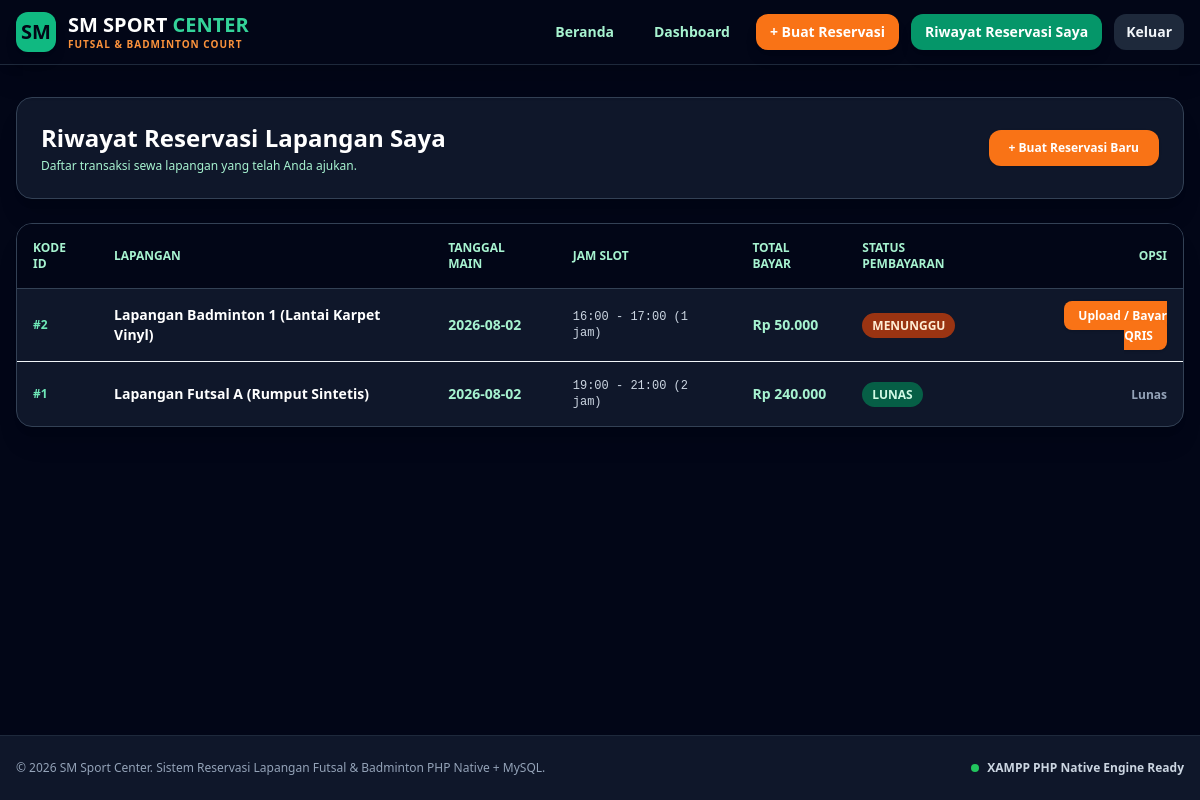
Page /pelanggan/reservasi/index.php (signed in) on the committed database.
### tables this page shows
CREATE TABLE IF NOT EXISTS `reservasi` (
  `id` INT AUTO_INCREMENT PRIMARY KEY,
  `user_id` INT NOT NULL,
  `lapangan_id` INT NOT NULL,
  `tanggal` DATE NOT NULL,
  `jam_mulai` TIME NOT NULL,
  `jam_selesai` TIME NOT NULL,
  `durasi` INT NOT NULL,
  `total_bayar` DECIMAL(10,2) NOT NULL,
  `status` ENUM('menunggu','lunas','dibatalkan') NOT NULL DEFAULT 'menunggu',
  `bukti_bayar` VARCHAR(255) DEFAULT NULL,
  `catatan` TEXT DEFAULT NULL,
  `created_at` TIMESTAMP DEFAULT CURRENT_TIMESTAMP,
  FOREIGN KEY (`user_id`) REFERENCES `users`(`id`) ON DELETE CASCADE,
  FOREIGN KEY (`lapangan_id`) REFERENCES `lapangan`(`id`) ON DELETE CASCADE
);

CREATE TABLE IF NOT EXISTS `lapangan` (
  `id` INT AUTO_INCREMENT PRIMARY KEY,
  `nama` VARCHAR(100) NOT NULL,
  `jenis` ENUM('futsal','badminton') NOT NULL,
  `harga_per_jam` DECIMAL(10,2) NOT NULL,
  `deskripsi` TEXT,
  `status` ENUM('aktif','nonaktif') NOT NULL DEFAULT 'aktif'
);

### pelanggan/reservasi/index.php (the view, shortened to what this page needs)
<?php
require_once '../../config/database.php';
$user_id = $_SESSION['user_id'];
$stmt = $pdo->prepare("
    SELECT r.*, l.nama AS lapangan_nama, l.jenis AS lapangan_jenis, l.harga_per_jam
    FROM reservasi r
    JOIN lapangan l ON r.lapangan_id = l.id
    WHERE r.user_id = ?
    ORDER BY r.id DESC
");
$stmt->execute([$user_id]);
$reservasis = $stmt->fetchAll();
?>
<!DOCTYPE html>
<html lang="id">
<head>
    <script src="https://cdn.tailwindcss.com"></script>
</head>
<body class="bg-slate-950 text-slate-100 font-sans min-h-screen flex flex-col">
    <?php include '../../includes/navbar_pelanggan.php'; ?>
    <main class="max-w-7xl mx-auto w-full px-4 py-8 space-y-6 flex-1">
        <div class="bg-slate-900 p-6 rounded-2xl border border-slate-700 shadow-xl flex items-center justify-between">
            <div>
                <h1 class="text-2xl font-black text-white">Riwayat Reservasi Lapangan Saya</h1>
                <p class="text-xs text-emerald-200 mt-1">Daftar transaksi sewa lapangan yang telah Anda ajukan.</p>
            </div>
            <a href="create.php" class="px-5 py-2.5 bg-orange-500 hover:bg-orange-600 text-white font-bold text-xs rounded-xl shadow transition">
                + Buat Reservasi Baru
            </a>
        </div>
        <div class="bg-slate-900 rounded-2xl border border-slate-700 shadow-xl overflow-hidden">
            <table class="w-full text-left text-sm">
                <thead>
                    <tr class="bg-slate-950 border-b border-slate-700 text-emerald-200 text-xs font-bold uppercase">
                        <th class="p-4">Kode ID</th>
                        <th class="p-4">Lapangan</th>
                        <th class="p-4">Tanggal Main</th>
                        <th class="p-4">Jam Slot</th>
                        <th class="p-4">Total Bayar</th>
                        <th class="p-4">Status Pembayaran</th>
                        <th class="p-4 text-right">Opsi</th>
                    </tr>
                </thead>
                <tbody class="divide-y divide-slate-100">
                    <?php if (count($reservasis) === 0): ?>
                        <tr>
                            <td colspan="7" class="p-8 text-center text-slate-400 text-xs italic">Anda belum memiliki riwayat reservasi lapangan.</td>
                        </tr>
                    <?php else: ?>
                        <?php foreach ($reservasis as $r): ?>
                            <tr class="hover:bg-slate-950 transition">
                                <td class="p-4 text-xs font-bold text-emerald-300">#<?= $r['id'] ?></td>
                                <td class="p-4 font-bold text-white"><?= htmlspecialchars($r['lapangan_nama']) ?></td>
                                <td class="p-4 font-semibold text-emerald-200"><?= $r['tanggal'] ?></td>
                                <td class="p-4 text-xs text-slate-300 font-mono"><?= substr($r['jam_mulai'], 0, 5) ?> - <?= substr($r['jam_selesai'], 0, 5) ?> (<?= $r['durasi'] ?> jam)</td>
                                <td class="p-4 font-black text-emerald-200">Rp <?= number_format($r['total_bayar'], 0, ',', '.') ?></td>
                                <td class="p-4">
                                    <span class="px-2.5 py-1 rounded-full text-xs font-bold uppercase <?= $r['status'] === 'lunas' ? 'bg-emerald-800 text-emerald-100' : ($r['status'] === 'dibatalkan' ? 'bg-rose-800 text-rose-100' : 'bg-orange-800 text-orange-100') ?>">
                                        <?= strtoupper($r['status']) ?>
                                    </span>
                                </td>
                                <td class="p-4 text-right">
                                    <?php if ($r['status'] === 'menunggu'): ?>
                                        <a href="upload_bukti.php?id=<?= $r['id'] ?>" class="px-3.5 py-1.5 bg-orange-500 hover:bg-orange-600 text-white rounded-lg text-xs font-bold shadow transition">
                                            Upload / Bayar QRIS
                                        </a>
                                    <?php else: ?>
                                        <span class="text-xs text-slate-400 font-bold">Lunas</span>
                                    <?php endif; ?>
                                </td>
                            </tr>
                        <?php endforeach; ?>
                    <?php endif; ?>
                </tbody>
            </table>
        </div>
    </main>
    <?php include '../../includes/footer.php'; ?>
</body>
</html>

### rows in the picture
reservasi: id "2", lapangan.nama "Lapangan Badminton 1 (Lantai Karpet Vinyl)", tanggal "2026-08-02", jam_mulai "16:00", jam_selesai "17:00", durasi "1", total_bayar "50.000", status "MENUNGGU"
reservasi: id "1", lapangan.nama "Lapangan Futsal A (Rumput Sintetis)", tanggal "2026-08-02", jam_mulai "19:00", jam_selesai "21:00", durasi "2", total_bayar "240.000", status "LUNAS", shows "Lunas"
